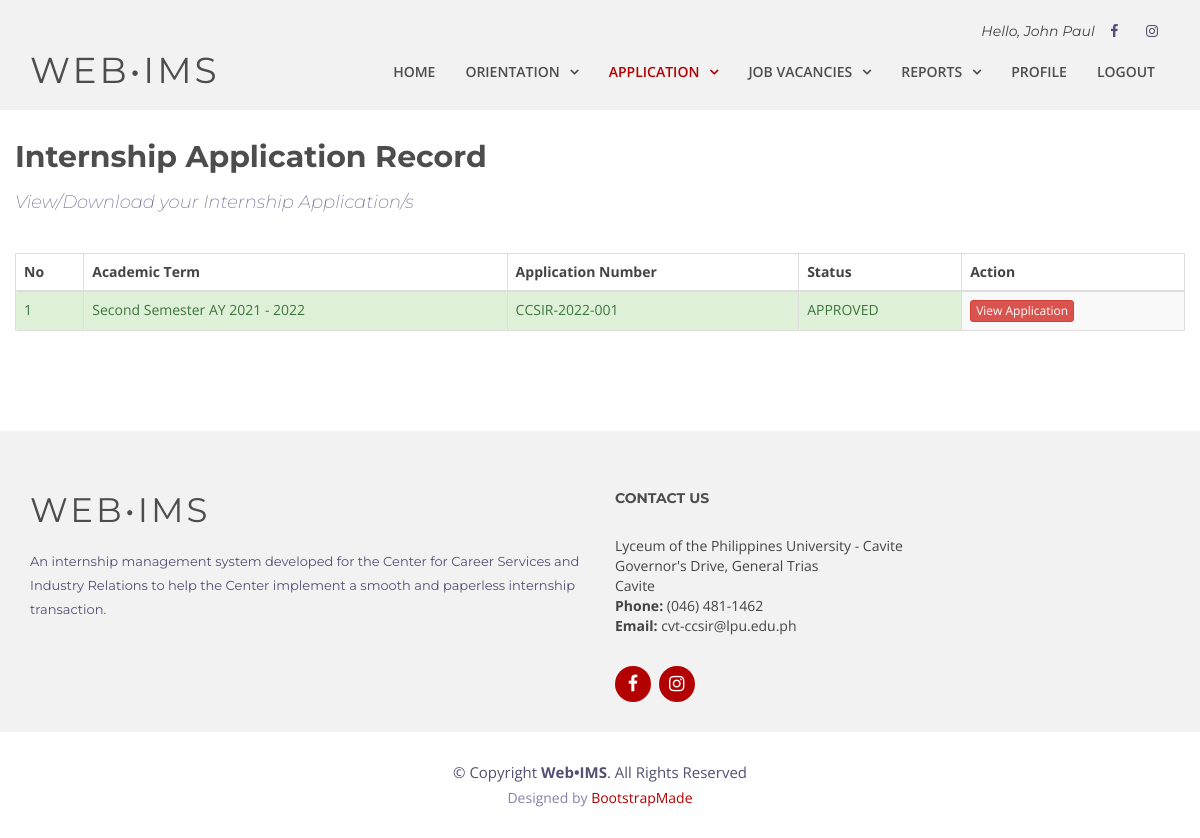
Screenshot of /student/app-records.php (signed in) with the database file from the repository.
### tables this page shows
CREATE TABLE `tbl_internship_application` (
  `application_id` varchar(50) NOT NULL,
  `userid` varchar(50) NOT NULL,
  `term_id` varchar(50) NOT NULL,
  `educ_info_id` varchar(50) NOT NULL,
  `contact_info_id` varchar(50) NOT NULL,
  `emergency_info_id` varchar(50) NOT NULL,
  `internship_hrs_id` varchar(50) NOT NULL,
  `application_img` varchar(250) NOT NULL,
  `date_applied` varchar(50) NOT NULL,
  `status_flag` tinyint(1) NOT NULL,
  `comment` varchar(500) NOT NULL,
  `date_confirmed` varchar(50) NOT NULL,
  `staff_confirmed` varchar(50) NOT NULL,
  `active_flag` tinyint(1) NOT NULL
);

CREATE TABLE `tbl_acad_term` (
  `term_id` varchar(50) NOT NULL,
  `term_name` varchar(250) NOT NULL,
  `term_from_year` varchar(50) NOT NULL,
  `term_to_year` varchar(50) NOT NULL,
  `current_flag` tinyint(1) NOT NULL,
  `active_flag` tinyint(1) NOT NULL,
  `delete_flag` tinyint(1) NOT NULL
);

CREATE TABLE `tbl_status` (
  `status_id` int(11) NOT NULL,
  `status_name` varchar(50) NOT NULL
);

### student/app-records.php (the view, shortened to what this page needs)
<?php
	include '../connect.php';
	$userid = $_SESSION['userid'];
	$query = "SELECT tbl_internship_application.status_flag, tbl_internship_application.application_id,
				tbl_acad_term.term_name, tbl_acad_term.term_from_year, tbl_acad_term.term_to_year,
				tbl_status.status_name
			FROM tbl_internship_application
			JOIN tbl_acad_term ON tbl_internship_application.term_id = tbl_acad_term.term_id
			JOIN tbl_status ON tbl_internship_application.status_flag = tbl_status.status_id
			WHERE tbl_internship_application.userid ='$userid'";
	$result = mysqli_query($con, $query);
?>
<!DOCTYPE html>
<html lang="en">
	<head>
		<link href="../lib/font-awesome/css/font-awesome.min.css" rel="stylesheet">
		<link href="../lib/animate/animate.min.css" rel="stylesheet">
		<link href="../lib/ionicons/css/ionicons.min.css" rel="stylesheet">
		<link href="../lib/owlcarousel/assets/owl.carousel.min.css" rel="stylesheet">
		<link href="../lib/lightbox/css/lightbox.min.css" rel="stylesheet">
		<link href="../css/style.css" rel="stylesheet">
		<link href="../css/popup.css" rel="stylesheet">
		<link rel="stylesheet" href="https://maxcdn.bootstrapcdn.com/bootstrap/3.3.7/css/bootstrap.min.css" />
		<link href="https://cdnjs.cloudflare.com/ajax/libs/bootstrap-datepicker/1.5.0/css/bootstrap-datepicker.css" rel="stylesheet">
	</head>
	<body>
		<header id="header">
			<div id="topbar">
				<div class="container">
					<div class="social-links">
						<span style="font-size:14px; font-family: Montserrat, sans-serif; font-style: italic">Hello, <?php echo $_SESSION['fname']; ?> </span>
						<a href="https://www.facebook.com/lpu.csi.iao/" target="_blank" class="facebook"><i class="fa fa-facebook"></i></a>
						<a href="https://www.instagram.com/lpu.csi.iao/" target="_blank" class="instagram"><i class="fa fa-instagram"></i></a>
					</div>
				</div>
			</div>
			<div class="container">
				<div class="logo float-left">
					<h1 class="text-light"><a href="app-records.php" class="scrollto"><span>Web•IMS</span></a></h1>
				</div>
				<nav class="main-nav float-right d-none d-lg-block">
					<ul>
						<li><a href="index.php">Home</a></li>
						<li class=" drop-down"><a href="orientation.php">Orientation</a>
						</li>
						<li class="active drop-down"><a href="application.php">Application</a>
						</li>
						<li class="drop-down"><a href="vacancies.php">Job Vacancies</a>
						</li>
						<li class="drop-down"><a href="#">Reports</a>
						</li>
						<li><a href="profile.php">Profile</a></li>
						<li><a href="../login/logout.php">Logout</a></li>
					</ul>
				</nav>
			</div>
		</header>
		<main id="main">
			<section id="about" >
				<div class="container">
					<div class="row">
						<div class="about-content"  style="text-align:justify;">
							<h2>Internship Application Record</h2>
							<?php
								if(mysqli_num_rows($result) > 0){
							?>
									<h4>View/Download your Internship Application/s</h4>
							<?php
								}
								else{
							?>
									<h4>Nothing to see here yet.</h4>
							<?php
								}
							?>
						</div>
						<br>
						<?php
							if(mysqli_num_rows($result) > 0){
						?>
								<form role="form" id="contact-form" method="post" action="app-success-view.php" enctype="multipart/form-data" >
								<div class="table-responsive">
									<div id="employee_table">
										<table id="user_data" class="table table-bordered table-striped">
											<thead>
												<tr>
													<th>No</th>
													<th>Academic Term</th>
													<th>Application Number</th>
													<th>Status</th>
													<th>Action</th>
												</tr>
											</thead>
											<?php
												while($row = mysqli_fetch_array($result)){
													$i = $i + 1;
													$term_name = $row["term_name"];
													$term_from_year = $row["term_from_year"];
													$term_to_year = $row["term_to_year"];
													$term_desc = $term_name." AY ".$term_from_year." - ".$term_to_year;
													$application_id = $row["application_id"];
													$status_name = $row["status_name"];
													$status_flag = $row["status_flag"];
													if ($status_flag == '1'){
														$class = "alert alert-success";
													}
											?>
													<tbody >
														<td class="<?php echo $class; ?>"><?php echo $i; ?></td>
														<td class="<?php echo $class; ?>"><?php echo $term_desc; ?></td>
														<td class="<?php echo $class; ?>"><?php echo $application_id; ?></td>
														<td class="<?php echo $class; ?>"><?php echo strtoupper($status_name); ?></td>
														<td>
															<button type="submit" name="application_id" value="<?php echo $application_id; ?>" class="view btn btn-danger btn-xs active_flg">View Application</button>
														</td>
													</tbody>
											<?php
												}
											?>
										</table>
									</div>
								</div>
								</form>
						<?php
							}
						?>
					</div>
				</div>
			</section>
		</main>
		<footer id="footer" class="section-bg">
			<div class="footer-top">
				<div class="container">
					<div class="row">
						<div class="col-lg-6">
							<div class="footer-info">
								<h3>Web•IMS</h3>
								<p>An internship management system developed for the Center for Career Services and Industry Relations to help the Center implement a smooth and paperless internship transaction.</p>
							</div>
						</div>
						<div class="col-lg-6">
							<div class="footer-links">
								<h4>Contact Us</h4>
								<p>Lyceum of the Philippines University - Cavite  <br>
									Governor's Drive, General Trias <br>
									Cavite <br>
									<strong>Phone:</strong> (046) 481-1462 <br>
									<strong>Email:</strong> cvt-ccsir@lpu.edu.ph<br>
								</p>
							</div>
							<div class="social-links">
								<a href="https://www.facebook.com/lpu.csi.iao/" target="_blank" class="facebook"><i class="fa fa-facebook"></i></a>
								<a href="https://www.instagram.com/lpu.csi.iao/" target="_blank" class="instagram"><i class="fa fa-instagram"></i></a>
							</div>
						</div>
					</div>
				</div>
			</div>
			<div class="container">
				<div class="copyright">
					&copy; Copyright <strong>Web•IMS</strong>. All Rights Reserved
				</div>
				<div class="credits">
					Designed by <a href="https://bootstrapmade.com/">BootstrapMade</a>
				</div>
			</div>
		</footer>
	</body>
</html>

### css/style.css (style rules this page uses)
body { background: #fff; color: #444; font-family: "Open Sans", sans-serif; }
a { color: #b30000; transition: 0.5s; }
p { padding: 0; margin: 0 0 30px 0; }
h1, h2, h3, h4, h5, h6 { font-family: "Montserrat", sans-serif; font-weight: 400; margin: 0 0 20px 0; padding: 0; }
#topbar { padding: 0 0 10px 0; font-size: 14px; transition: all 0.5s; }
#topbar .social-links { text-align: right; }
#topbar .social-links a { color: #535074; padding: 4px 12px; display: inline-block; line-height: 1px; }
#header { height: 110px; transition: all 0.5s; z-index: 997; transition: all 0.5s; padding: 20px 0; position: fixed; left: 0; top: 0; right: 0; transition: all 0.5s; z-index: 997; }
#header .logo h1 { font-size: 36px; margin: 0; padding: 0; line-height: 1; font-weight: 400; letter-spacing: 3px; text-transform: uppercase; }
#header .logo h1 a, #header .logo h1 a:hover { color: #4d4d4d; text-decoration: none; }
.main-nav, .main-nav * { margin: 0; padding: 0; list-style: none; }
.main-nav > ul > li { position: relative; white-space: nowrap; float: left; }
.main-nav a { display: block; position: relative; color: #4d4d4d; padding: 10px 15px; transition: 0.3s; font-size: 14px; font-family: "Open Sans", sans-serif; text-transform: uppercase; font-weight: 600; }
.main-nav a:hover, .main-nav .active > a, .main-nav li:hover > a { color: #b30000; text-decoration: none; }
.main-nav .drop-down > a:after { content: "\f107"; font-family: FontAwesome; padding-left: 10px; }
.section-bg { background: #f2f2f2; }
#about { padding: 80px 0; }
#about .about-content { padding-top: 40px; }
#about .about-content h2 { color: #4d4d4d; font-family: "Montserrat", sans-serif; font-weight: 700; }
#about .about-content h4 { color: #696592; font-weight: 200; font-size: 18px; font-style: italic; }
#footer { padding: 0 0 30px 0; font-size: 14px; background: #fff; }
#footer .footer-top { padding: 60px 0 30px 0; background: #f2f2f2; }
#footer .footer-top .footer-info { margin-bottom: 30px; }
#footer .footer-top .footer-info h3 { font-size: 34px; margin: 0 0 20px 0; padding: 2px 0 2px 0; line-height: 1; font-family: "Montserrat", sans-serif; color: #4d4d4d; font-weight: 400; letter-spacing: 3px; text-transform: uppercase; }
#footer .footer-top .footer-info p { font-size: 13px; line-height: 24px; margin-bottom: 0; font-family: "Montserrat", sans-serif; color: #535074; }
#footer .footer-top .social-links a { font-size: 18px; display: inline-block; background: #b30000; color: #fff; line-height: 1; padding: 8px 0; margin-right: 4px; border-radius: 50%; text-align: center; width: 36px; height: 36px; transition: 0.3s; }
#footer .footer-top h4 { font-size: 14px; font-weight: bold; color: #4d4d4d; text-transform: uppercase; position: relative; padding-bottom: 10px; }
#footer .footer-top .footer-links { margin-bottom: 30px; }
#footer .copyright { text-align: center; padding-top: 30px; color: #535074; font-size: 15px; }
#footer .credits { text-align: center; font-size: 14px; padding-top: 4px; color: #8582a8; }
#footer .credits a { color: #b30000; }

### student/app-records.php (style rules this page uses)
#header { background: #f2f2f2; }
#about { padding-top: 100px; }
.about-content { margin: auto; width: 100%; }
.float-left { float:left!important }
.float-right { float:right!important }
h1, h2, h3, h4, h5, h6 { font-family: "Montserrat", sans-serif; font-weight: 400; margin: 0 0 20px 0; padding: 0; }
body { background: #fff; color: #444; font-family: "Open Sans", sans-serif; }

### rows the page displays
tbl_internship_application: term.term_to_year "Second Semester AY 2021 - 2022", application_id "CCSIR-2022-001", tbl_status.status_name "APPROVED"

### other values shown
$_SESSION['fname'] "John Paul"
